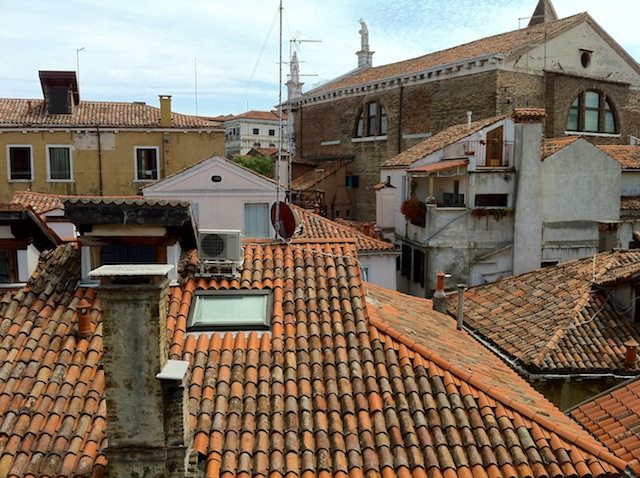
%> input picture Scale-invariant feature transform/SIFTDetection/vlfeat-0.9.14/data/a.jpg, 640 x 478 px
$ octave --eval "result = GetAnomalyMap(imread('vlfeat-0.9.14/data/a.jpg'));"   (GNU Octave 9; MATLAB toolbox functions it lacks are replaced by stand-ins)
%> lines starting %> are read from the running program, lines starting %| are printed output that depends on the picture
function [BWAnomalyMap]= GetAnomalyMap(Image,Th)

if nargin <2
    Th=2;
end

Image=Image-min(Image(:));
%> Image is the input picture: size 478x640x3 uint8; mean R, G, B 127.4, 113.1, 97.5
Image=255*Image./max(Image(:));
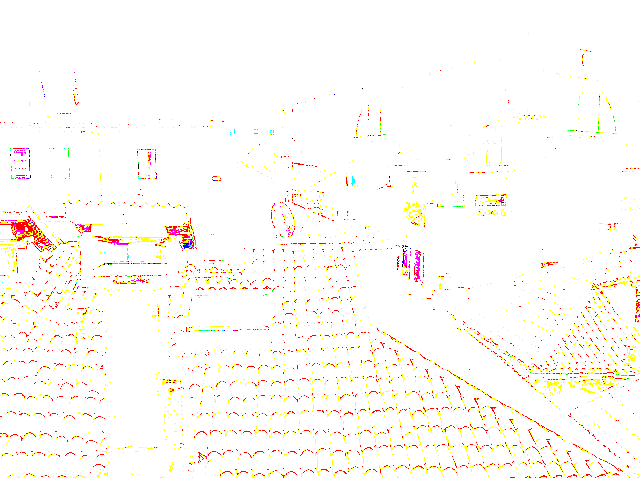
%> Image: size 478x640x3 uint8; mean R, G, B 0.998, 0.982, 0.961; drawn with 1 as white

dilateI = imdilate(Image,ones(5,5));
erodeI = imerode(Image,ones(5,5));
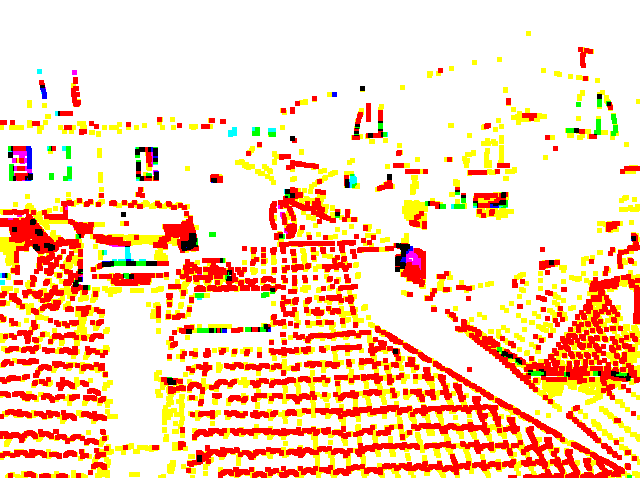
%> erodeI: size 478x640x3 uint8; mean R, G, B 0.983, 0.827, 0.716; drawn with 1 as white
ContrastMap = dilateI./erodeI;
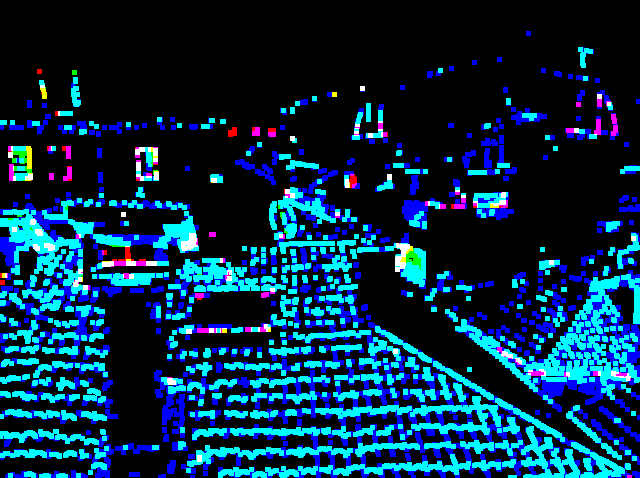
%> ContrastMap: size 478x640x3 uint8; mean R, G, B 5.3, 45, 73

BWContrastMap=ContrastMap> Th;

BWAnomalyMap=imclose(BWContrastMap,ones(5,5));
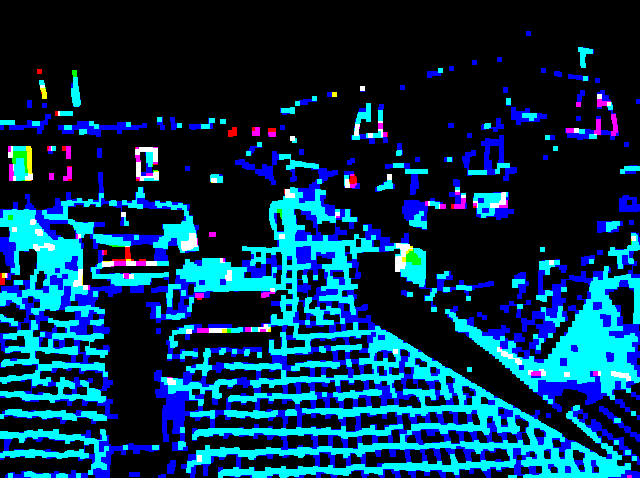
%> BWAnomalyMap: size 478x640x3 logical; mean R, G, B 0.0175, 0.197, 0.322
BWAnomalyMap=imfill(BWAnomalyMap,'holes');

$ run again, on Scale-invariant feature transform/SIFTDetection/vlfeat-0.9.14/data/b.jpg
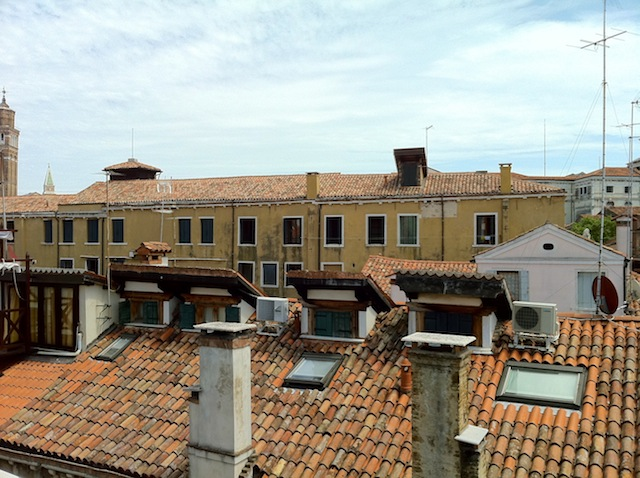
%> input picture Scale-invariant feature transform/SIFTDetection/vlfeat-0.9.14/data/b.jpg, 640 x 478 px
%> in GetAnomalyMap, Image is the input picture: size 478x640x3 uint8; mean R, G, B 153.6, 149.5, 137.4
%> dilateI: size 478x640x3 uint8; every value is 1
%> in GetAnomalyMap, `erodeI = imerode(Image,ones(5,5));`:
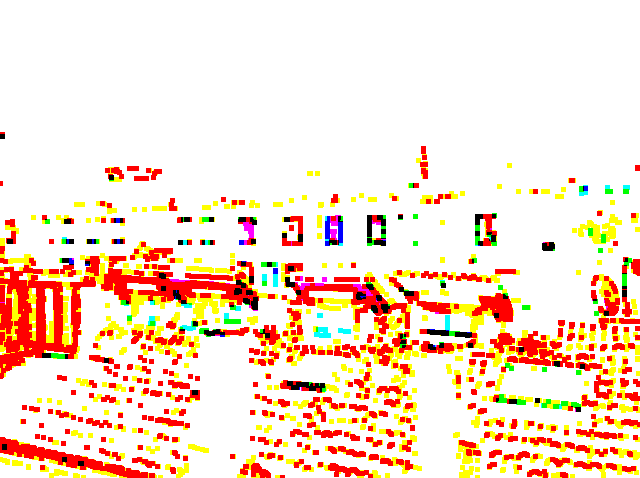
%> erodeI: size 478x640x3 uint8; mean R, G, B 0.978, 0.876, 0.801; drawn with 1 as white
%> in GetAnomalyMap, `BWAnomalyMap=imclose(BWContrastMap,ones(5,5));`:
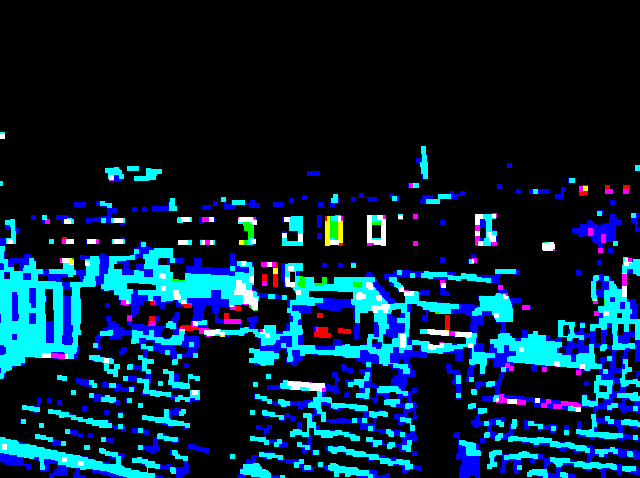
%> BWAnomalyMap: size 478x640x3 logical; mean R, G, B 0.0224, 0.139, 0.227

$ run again, on Scale-invariant feature transform/SIFTDetection/vlfeat-0.9.14/data/river1.jpg
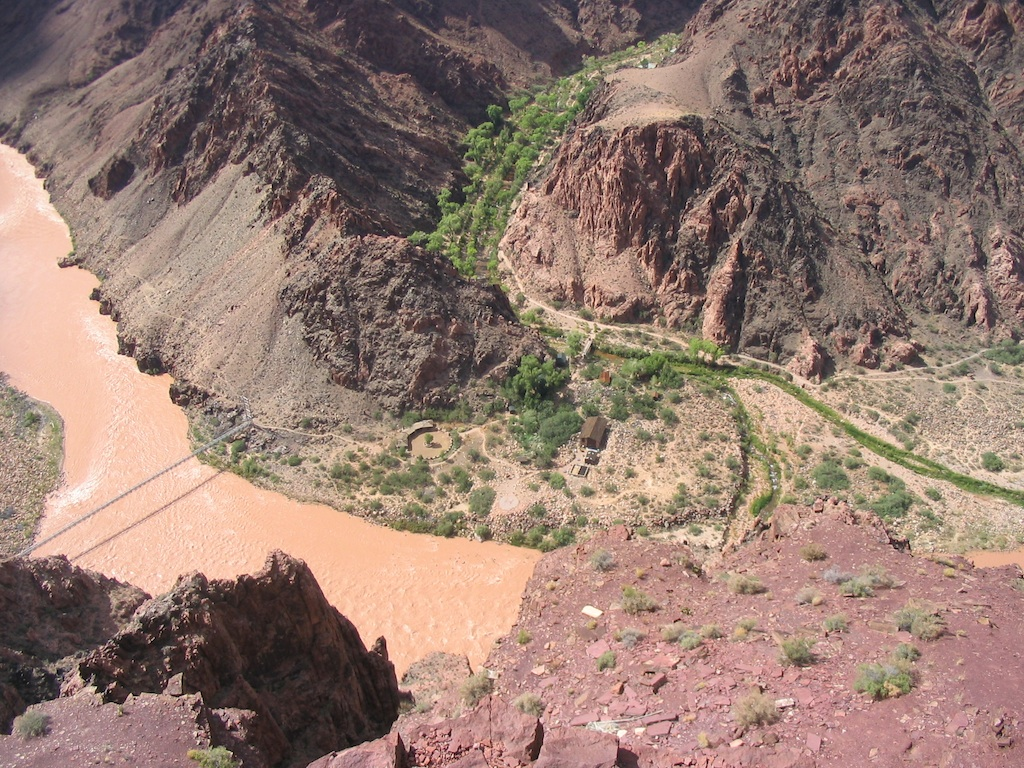
%> input picture Scale-invariant feature transform/SIFTDetection/vlfeat-0.9.14/data/river1.jpg, 1024 x 768 px
%> in GetAnomalyMap, Image is the input picture: size 768x1024x3 uint8; mean R, G, B 148.2, 123.7, 113.1
%> dilateI: size 768x1024x3 uint8; every value is 1
%> in GetAnomalyMap, `erodeI = imerode(Image,ones(5,5));`:
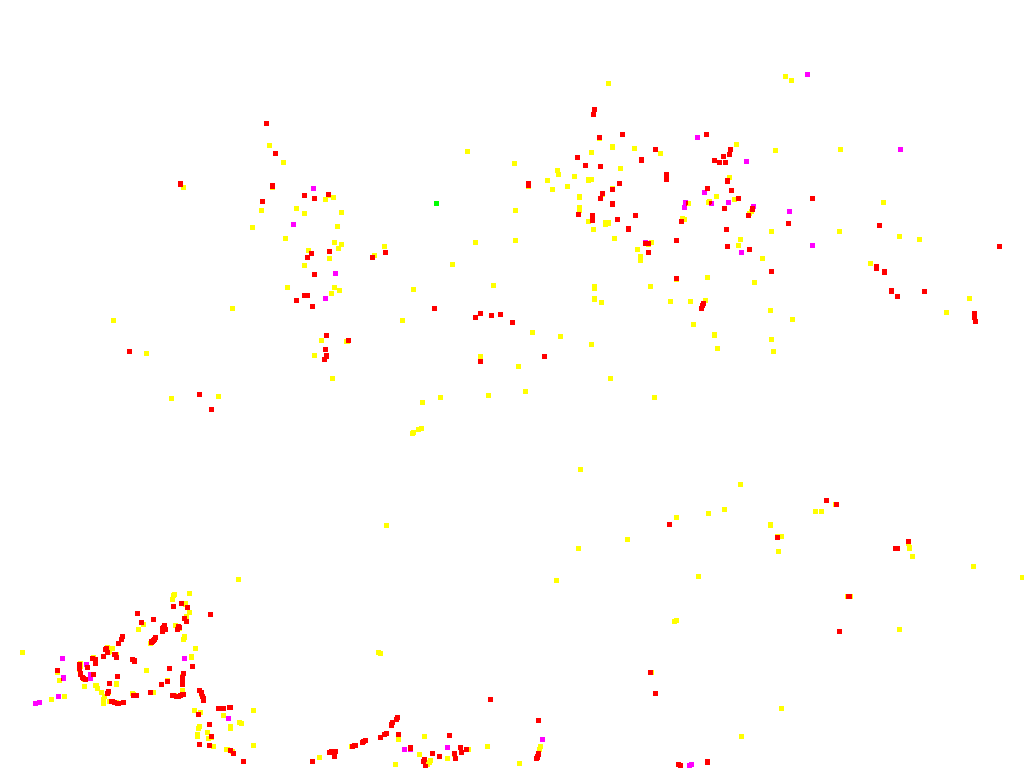
%> erodeI: size 768x1024x3 uint8; mean R, G, B 1, 0.992, 0.987; drawn with 1 as white
%> in GetAnomalyMap, `ContrastMap = dilateI./erodeI;`:
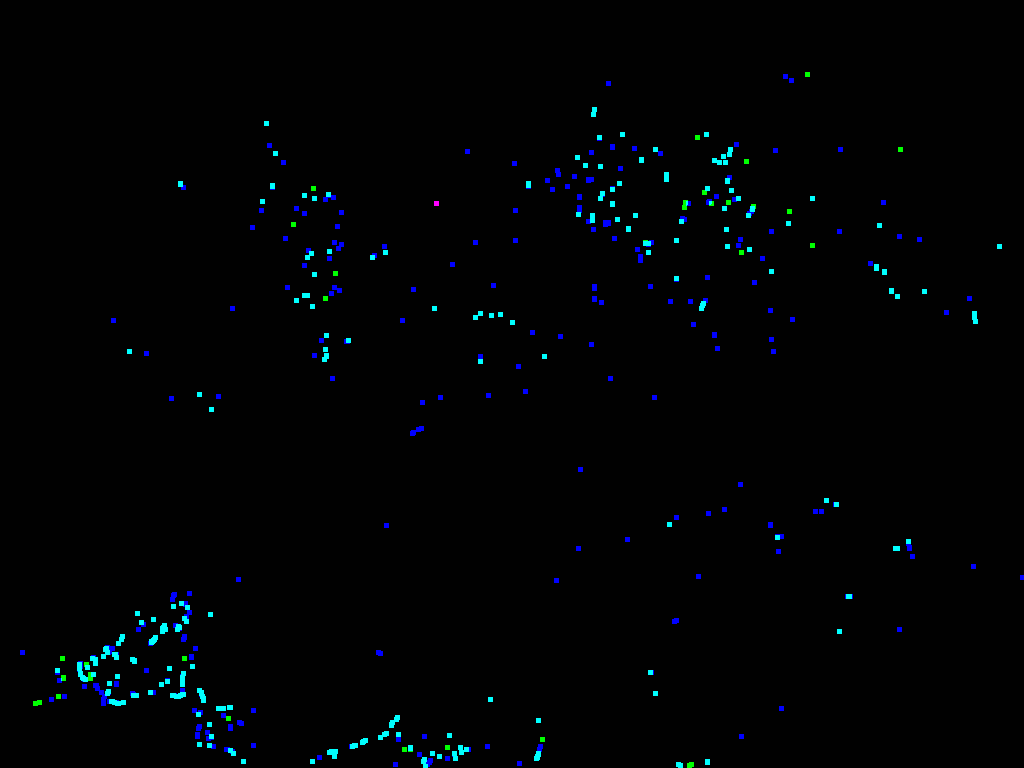
%> ContrastMap: size 768x1024x3 uint8; mean R, G, B 1, 2.9, 4.4

$ run again, on Scale-invariant feature transform/SIFTDetection/vlfeat-0.9.14/data/river2.jpg
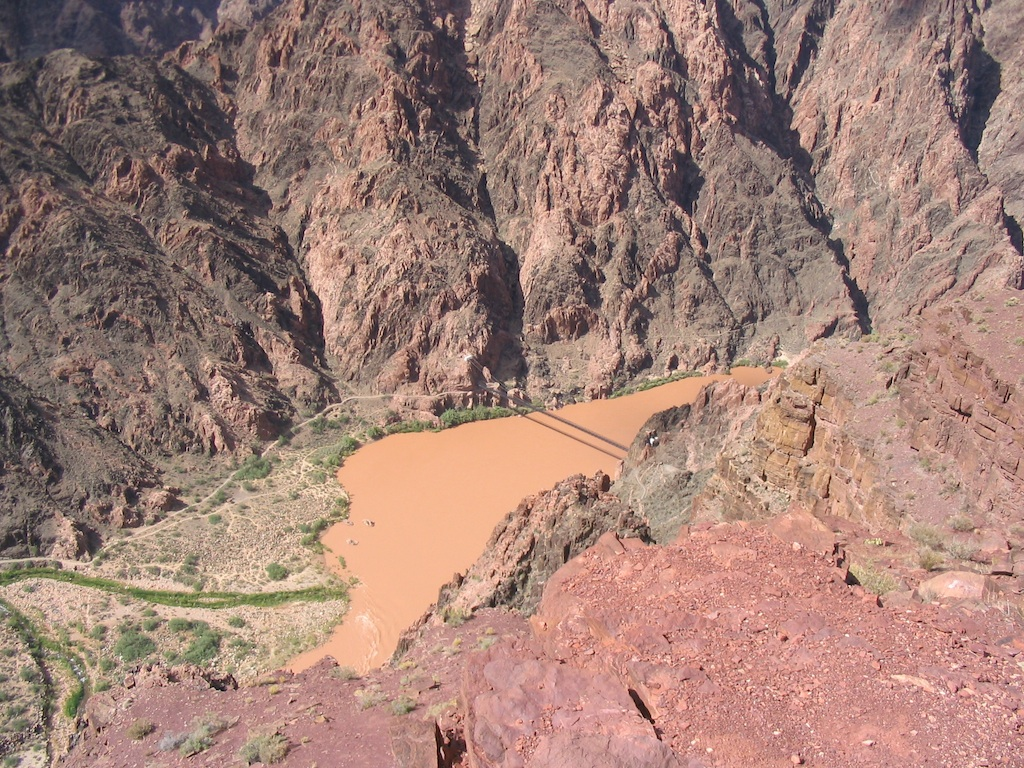
%> input picture Scale-invariant feature transform/SIFTDetection/vlfeat-0.9.14/data/river2.jpg, 1024 x 768 px
%> in GetAnomalyMap, Image is the input picture: size 768x1024x3 uint8; mean R, G, B 161.4, 129.4, 118.9
%> dilateI: size 768x1024x3 uint8; every value is 1
%> in GetAnomalyMap, `erodeI = imerode(Image,ones(5,5));`:
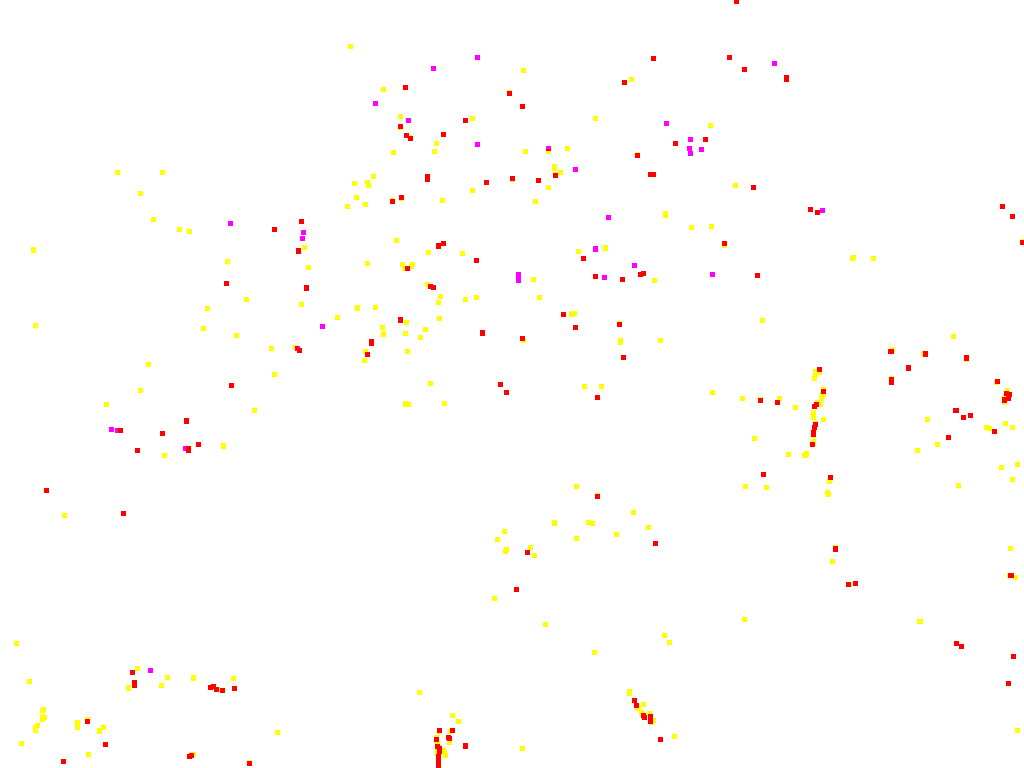
%> erodeI: size 768x1024x3 uint8; mean R, G, B 1, 0.995, 0.989; drawn with 1 as white
%> in GetAnomalyMap, `ContrastMap = dilateI./erodeI;`:
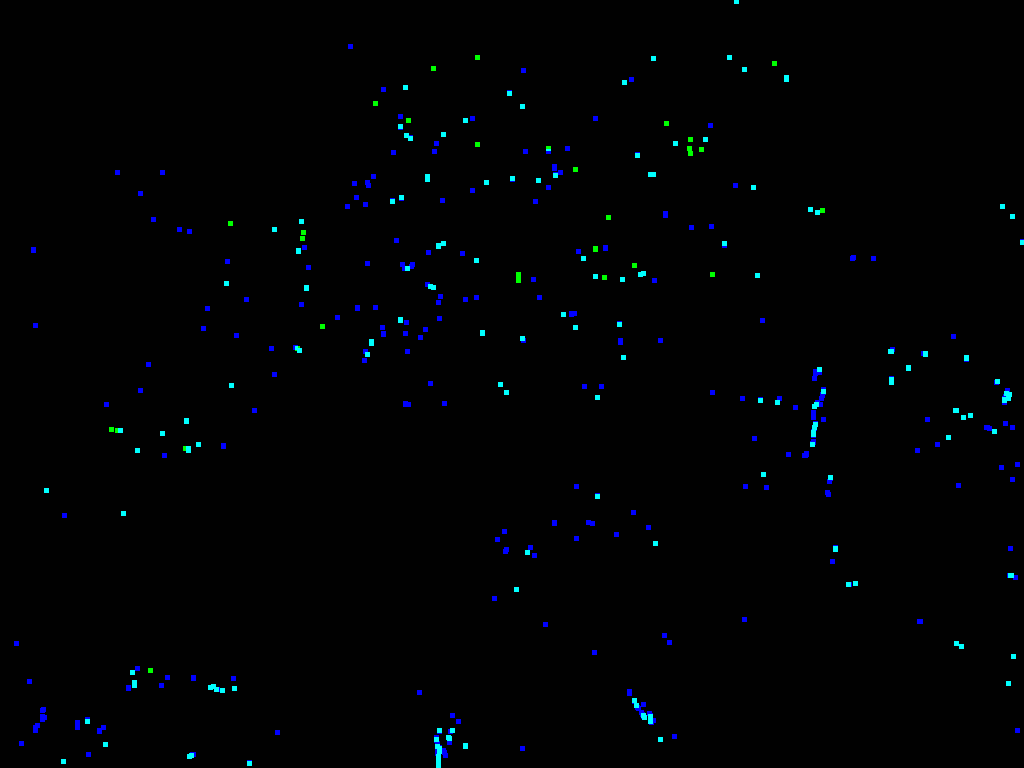
%> ContrastMap: size 768x1024x3 uint8; mean R, G, B 1, 2.4, 3.8
